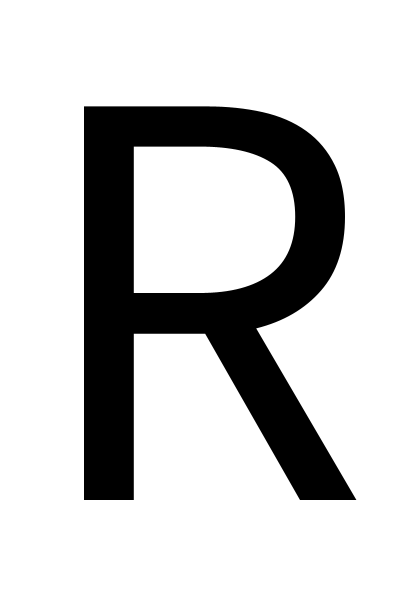
Frame 1 (no input)
Frame 2 (the mouse pressed at the canvas centre, redrawn once): identical to frame 1, image omitted

The Processing sketch that drew this single still picture (run headless with seeded random() and noise(); the mouse was pressed at the canvas centre and the sketch redrawn once):

// Processing sketch: rotation_image_buffer
// ── rotation_image_buffer.pde
/*
  Rotation de l'image dans un buffer et sauvegarde du buffer
  Quimper, 28 février 2022 / pierre@lesporteslogiques.net
  Processing 4.0b2 @ kirin, debian stretch 9.5
  
  Changer l'orientation de l'image de la fenêtre pour l'enregistrer
  Utilise l'objet g de processing (PGraphics dans lequel processing dessine 
    ce qui est affiché dans la fenêtre principale)
*/

PGraphics image_rot;

void setup() {
  size(400, 600);
  image_rot = createGraphics(height, width);
}

void draw() {
  background(255);
  fill(0);
  textSize(600);
  text("R", 30, 500);
  PGraphics ir1 = rotationBuffer(1);
  ir1.save("rot1.jpg");
  PGraphics ir2 = rotationBuffer(2);
  ir2.save("rot2.jpg");
  PGraphics ir3 = rotationBuffer(3);
  ir3.save("rot3.jpg");
  noLoop();
}

/*
   image originale : [v]
   orientation 1, renvoie [>]
   orientation 2, renvoie [<]
   orientation 3 : renvoie [^]
*/
PGraphics rotationBuffer(int orientation) {
  PGraphics ir;
  if (orientation == 1) {
    ir = createGraphics(height, width);
    ir.beginDraw();
    ir.translate(0, width);
    ir.rotate(radians(270));
    ir.image(g, 0, 0);
    ir.endDraw();
  } else if (orientation == 2) {
    ir = createGraphics(height, width);
    ir.beginDraw();
    ir.translate(height, 0);
    ir.rotate(radians(90));
    ir.image(g, 0, 0);
    ir.endDraw();
  } else if (orientation == 3) {
    ir = createGraphics(width, height);
    ir.beginDraw();
    ir.translate(width, height);
    ir.rotate(radians(180));
    ir.image(g, 0, 0);
    ir.endDraw();
  } else {
    ir = createGraphics(width, height);
  }
  return ir;
}
